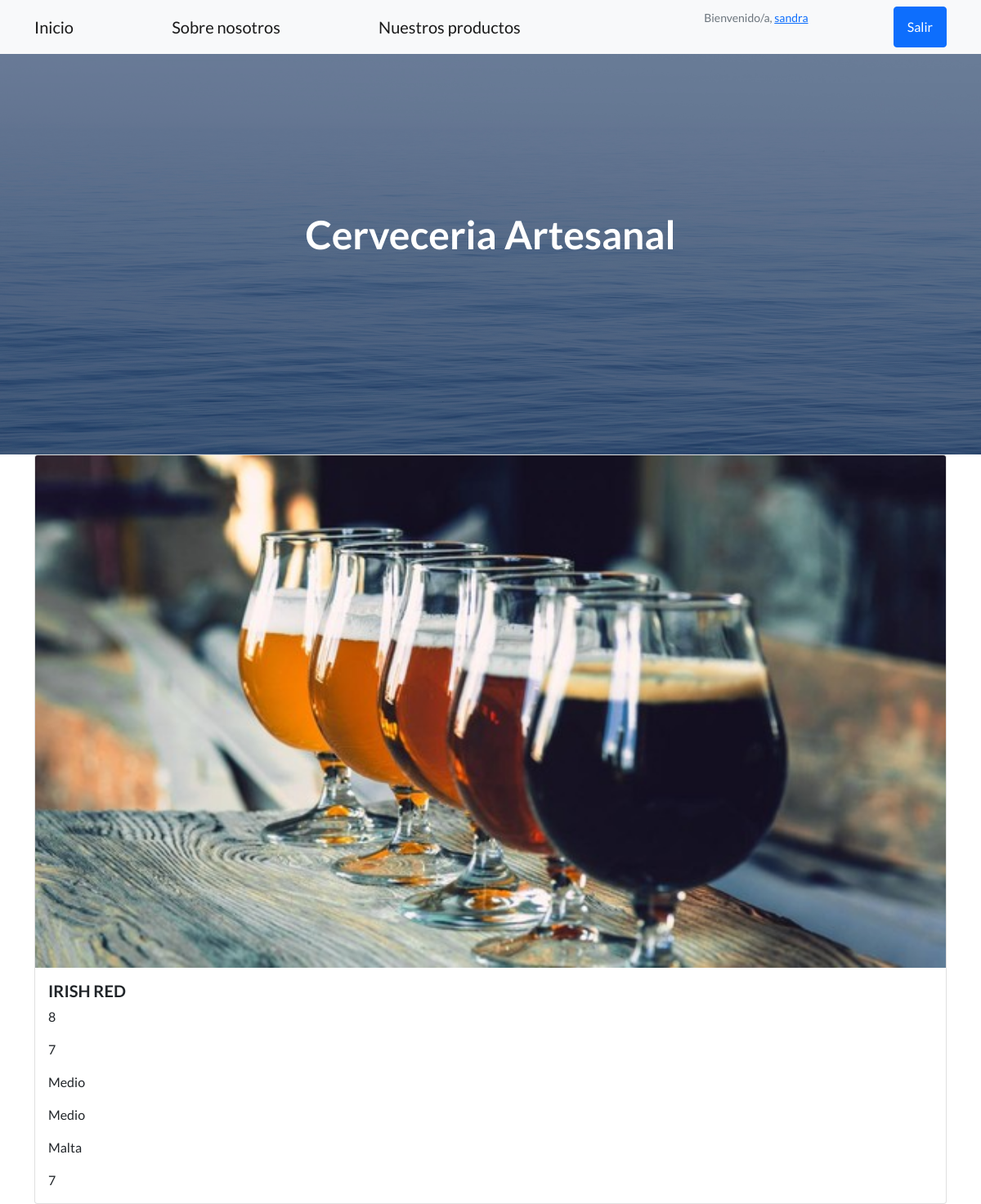
Screenshot of /productos/crv_info/2 (signed in) with the database file from the repository.
### productos/models.py (models this page shows, shortened)
class Cerv_art(models.Model):
    estilo = models.CharField(max_length=40)
    ibu = models.IntegerField()
    alcohol = models.IntegerField()
    cuerpo = models.CharField(max_length=40)
    amargor = models.CharField(max_length=40)
    aroma = models.CharField(max_length=40)
    temp_consumo = models.IntegerField()

### productos/views.py (the view)
# urls.py: path("crv_info", views.crv_infoDetallada, name ="crv_info"),
def crv_infoDetallada(request, id):
    cerv_art = Cerv_art.objects.get(id=id)
    info = {"estilo":cerv_art.estilo, "ibu":cerv_art.ibu,"alcohol":cerv_art.alcohol,"cuerpo":cerv_art.cuerpo,"amargor":cerv_art.amargor,"aroma":cerv_art.aroma,"temp_consumo":cerv_art.temp_consumo}
    return render(request, "crv_mas_info.html", info)

### productos/templates/crv_mas_info.html
{% extends "padre.html" %}
{%  load static %}
{% block contenido %}
    <div class="container">
        <div class="row">
            <div class="col">
                <div class="card" >
                    <img src="{%  static 'productos/assets/img/cerveza.jpg' %}" class="card-img-top" alt="...">
                    <div class="card-body">
                      <h5 class="card-title">{{estilo}}</h5>
                      <p class="card-text">{{ibu}}</p>
                      <p class="card-text">{{alcohol}}</p>
                      <p class="card-text">{{cuerpo}}</p>
                      <p class="card-text">{{amargor}}</p>
                      <p class="card-text">{{aroma}}</p>
                      <p class="card-text">{{temp_consumo}}</p>
                    </div>
                </div>
            </div>
        </div>
    </div>
{% endblock %}

### productos/templates/padre.html (shortened to what this page needs)
<!DOCTYPE html>
<html lang="en">
    <head>
        {% load static %}
        <link href="https://cdn.jsdelivr.net/npm/bootstrap-icons@1.5.0/font/bootstrap-icons.css" rel="stylesheet" type="text/css" />
        <link href="{% static 'productos/css/styles.css' %}" rel="stylesheet" />
    </head>
    <body>
        <nav class="navbar navbar-light bg-light static-top">
            <div class="container">
                <a class="navbar-brand" href="{% url 'inicio' %}">Inicio</a>
                <a class="navbar-brand" href="{% url 'about' %}">Sobre nosotros</a>
                <a class="navbar-brand" href="{% url 'vista_prs' %}">Nuestros productos</a>
                {% if request.user.is_authenticated %}
                <p class="text-muted small mb-4">Bienvenido/a, <a href="{% url 'perfil' %}">{{user.username}}</a></p>
                <a class="btn btn-primary" href="{% url 'logout' %}">Salir</a>
                {% endif %}
            </div>
        </nav>
        <header class="masthead">
            <div class="container position-relative">
                <div class="row justify-content-center">
                    <div class="col-xl-6">
                        <div class="text-center text-white">
                            <h1 class="mb-5">Cerveceria Artesanal</h1>
                        </div>
                    </div>
                </div>
            </div>
        </header>
        {% block contenido %}
        {% endblock %}
    </body>
</html>

### rows the page displays
Cerv_art: estilo "IRISH RED", cuerpo "Medio", amargor "Medio", aroma "Malta"

### other values shown
{{ user.username }} "sandra"
{{ ibu }} "8"
{{ alcohol }} "7"
{{ temp_consumo }} "7"
